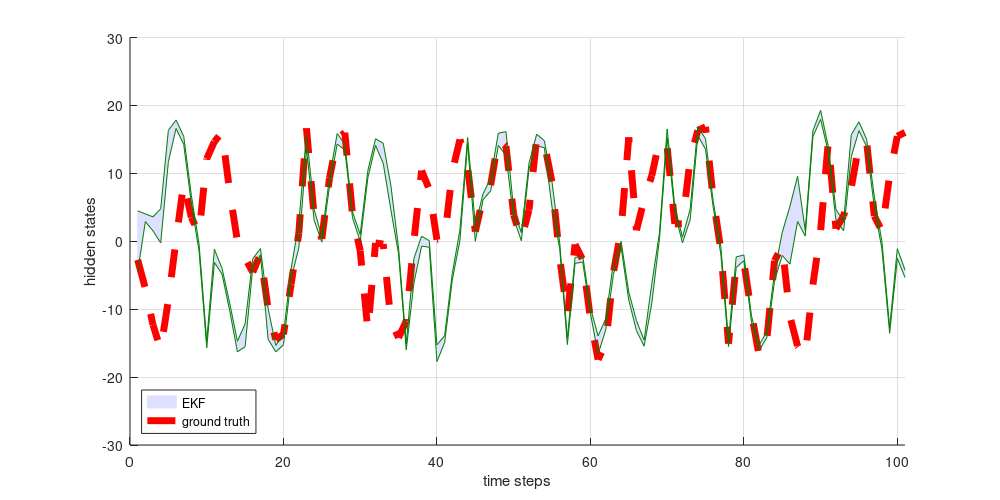

This chart was generated by the following MATLAB code:
function ekf()

rng('default');
format shortg;

xdim = 1; wdim = 1;
zdim = 1; vdim = 1;

T = 100;

x0 = zeros(xdim,1);
P0 = 5*eye(xdim,1);

Q = 1*eye(wdim);
R = 10*eye(vdim);

X = zeros(xdim,T);
Z = zeros(zdim,T);

X(:,1) = x0 + chol(P0)'*randn(xdim,1);
Z(:,1) = h(X(:,1), chol(R)'*randn(vdim,1));

for t=1:T
  X(:,t+1) = f(X(:,t),t,chol(Q)'*randn(wdim,1));
  Z(:,t+1) = h(X(:,t+1),chol(R)'*randn(vdim,1));
end

mean_ekf = zeros(xdim,T+1);
cov_ekf = cell(1,T+1);

mean_ekf(:,1) = x0;
cov_ekf{1} = P0;
x = x0;
P = P0;

for t=1:T
    % predict
    F = numerical_jacobian(@f,1,x,t,zeros(wdim,1));
    G = numerical_jacobian(@f,3,x,t,zeros(wdim,1));
    x = f(x,t,zeros(xdim,1));
    P = F*P*F' + G*Q*G';
    
    % update
    zpred = h(x,zeros(vdim,1));
    H = numerical_jacobian(@h,1,x,zeros(vdim,1));
    V = numerical_jacobian(@h,2,x,zeros(vdim,1));
    P12 = P*H';
    Pz = H*P12 + V*R*V';
    R1 = chol(Pz);
    U = P12/R1;
    x = x + U*(R1'\(Z(:,t+1)-zpred));
    P = P - U*U';
    
    mean_ekf(:,t+1) = x;
    cov_ekf{t+1} = P;
    
    %fprintf('Mean: %f cov: %f\n',mean_ekf(:,t+1),cov_ekf{t+1});
 end

figure('units','pixel','outerposition',  [0 0 1200 800]);
hor = 1:T+1;
clf; hold on
ff2 = [mean_ekf' + 2*sqrt(cell2mat(cov_ekf')); flipdim(mean_ekf' - 2*sqrt(cell2mat(cov_ekf')),1)];
fill([hor';  flipdim(hor',1)], ff2, [7 7 8]/8, 'EdgeColor', [7 7 8]/8);
plot(hor, X, 'r--','linewidth',5);
%plot(hor, mean_ekf, 'b--','linewidth',5);
plot(hor, mean_ekf + 2*sqrt(cell2mat(cov_ekf)), 'color', [0 4 0]/8);
plot(hor, mean_ekf - 2*sqrt(cell2mat(cov_ekf)), 'color', [0 4 0]/8);
  
grid on;
set(gcf,'PaperSize', [10 5]);
set(gcf,'PaperPosition',[0.1 0.1 10 5]);
xlabel('time steps');
ylabel('hidden states');
axis([0 T+1 -30 30]);
legend('EKF','ground truth','location','southwest');

end
%%%%%%%%%%%%%%%%%%%%%%%%%%%%%%%%%%%%%%%%%%%%%%%%%%%%%%%%%%%%%%%%%%%%%%%%%%%
function xnew = f(x, t, w)
xnew = x*0.5 + (25/(1 + x'*x))*x + 8*cos(1.2*t)*ones(size(x,1),1) + w;
end
%%%%%%%%%%%%%%%%%%%%%%%%%%%%%%%%%%%%%%%%%%%%%%%%%%%%%%%%%%%%%%%%%%%%%%%%%%%
function z = h(x, n)
z = 5*sin(x*3) + n;
%z = (x'*x)/20 + n;
end
%%%%%%%%%%%%%%%%%%%%%%%%%%%%%%%%%%%%%%%%%%%%%%%%%%%%%%%%%%%%%%%%%%%%%%%%%%%
function J = numerical_jacobian(model, idx, varargin)

step = 1e-6; %0.00390625

x = varargin{idx};
y = feval(model, varargin{:});
lenx = length(x);
leny = length(y);
J = zeros(leny, lenx);

for i=1:lenx
    xu = x(i) + step;
    xl = x(i) - step;

    varargin{idx}(i) = xu;
    yu = feval(model, varargin{:}); 
    varargin{idx}(i) = xl;
    yl = feval(model, varargin{:});    
    varargin{idx}(i) = x(i);
    
    J(:,i) = (yu - yl)/(xu - xl);  
end
end
%%%%%%%%%%%%%%%%%%%%%%%%%%%%%%%%%%%%%%%%%%%%%%%%%%%%%%%%%%%%%%%%%%%%%%%%%%%